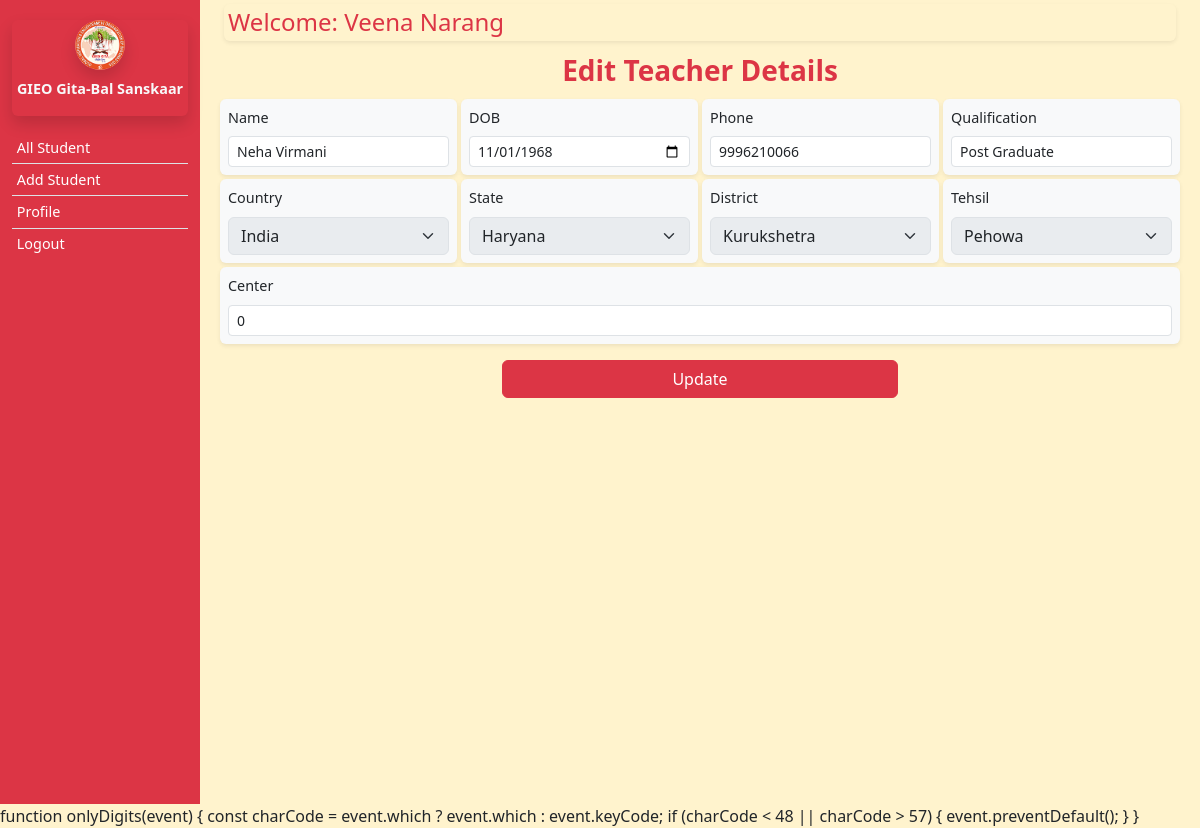
The page /login/edit_teacher.php?id=16 (signed in) on the database its author committed.
### tables this page shows
CREATE TABLE `teachers` (
  `id` int(11) NOT NULL,
  `teacher_type` varchar(50) NOT NULL,
  `name` varchar(100) NOT NULL,
  `dob` date DEFAULT NULL,
  `phone` varchar(20) DEFAULT NULL,
  `pic` varchar(80) DEFAULT NULL,
  `qualification` varchar(80) DEFAULT NULL,
  `country` varchar(50) DEFAULT NULL,
  `state` varchar(50) DEFAULT NULL,
  `district` varchar(50) DEFAULT NULL,
  `tehsil` varchar(50) DEFAULT NULL,
  `address` text DEFAULT NULL,
  `center` bigint(50) DEFAULT NULL,
  `userpassword` varchar(500) DEFAULT NULL,
  `dt` timestamp NULL DEFAULT current_timestamp()
);

### login/edit_teacher.php (the view, shortened to what this page needs)
<?php
include '_header.php';
include '../config/_db.php';
if (isset($_GET['id']))
{
    $teacherId = $_GET['id'];
    $sql = "SELECT * FROM teachers WHERE id = ?";
    $stmt = $conn->prepare($sql);
    $stmt->bind_param("i", $teacherId);
    $stmt->execute();
    $result = $stmt->get_result();
    if ($result->num_rows == 1)
    {
        $teacher = $result->fetch_assoc();
    } else
    {
        $_SESSION['message'] = "Teacher not found";
        header("Location: index.php");
        exit();
    }
} else
{
    $_SESSION['message'] = "Invalid request";
    header("Location: index.php");
    exit();
}
?>
<main class="col-md-9 ms-sm-auto col-lg-10 px-md-4 overflow-y-scroll">
    <div
        class="h4 text-center shadow-sm my-1 p-1 align-items-center rounded-2 text-danger d-flex justify-content-between">
        Welcome: <?php echo mb_convert_case($_SESSION['username'], MB_CASE_TITLE) ?>
    </div>
    <form action="update_teacher.php" method="post">
        <div class="text-center fw-bold my-2 text-danger fs-3">Edit Teacher Details</div>
        <div class="row d-flex gap-1 flex-wrap fs-7 px-2">
            <div class="form-item bg-light shadow-sm rounded p-2 flex-grow-1 flex-shrink-0">
                <label for="name" class="form-label">Name</label>
                <input type="text" class="form-control form-control-sm" id="name" name="name"
                    value="<?php echo $teacher['name']; ?>" required>
            </div>
            <div class="form-item bg-light shadow-sm rounded p-2 flex-grow-1 flex-shrink-0">
                <label for="dob" class="form-label">DOB</label>
                <input type="date" class="form-control form-control-sm" id="dob" name="dob"
                    value="<?php echo $teacher['dob']; ?>" required>
            </div>
            <div class="form-item bg-light shadow-sm rounded p-2 flex-grow-1 flex-shrink-0">
                <label for="phone" class="form-label">Phone</label>
                <input type="text" class="form-control form-control-sm" id="phone" name="phone"
                    value="<?php echo $teacher['phone']; ?>" onkeypress="return onlyDigits(event)" size="10"
                    minlength="10" maxlength="10" required>
            </div>
            <div class="form-item bg-light shadow-sm rounded p-2 flex-grow-1 flex-shrink-0">
                <label for="name" class="form-label">Qualification</label>
                <input type="text" class="form-control form-control-sm" id="qualification" name="qualification"
                    value="<?php echo htmlspecialchars($teacher['qualification'] ?? ''); ?>">
            </div>
            <div class="form-item bg-light shadow-sm rounded p-2 flex-grow-1 flex-shrink-0">
                <label for="countrySelect" class="form-label">Country</label>
                <input disabled id="countrySelect" name="country" class="form-select "
                    value="<?php echo $_SESSION['country']; ?>" />
            </div>
            <div class="form-item bg-light shadow-sm rounded p-2 flex-grow-1 flex-shrink-0">
                <label for="state" class="form-label">State</label>
                <input disabled id="stateSelect" name="state" class="form-select "
                    value="<?php echo $_SESSION['state']; ?>" />
            </div>
            <?php
            if ($_SESSION['userType'] == 'State Head')
            {
                ?>
                <div class=" form-item  bg-light shadow-sm rounded p-2 flex-grow-1 flex-shrink-0">
                    <label for="state" class="form-label">District</label>
                    <select id="districtSelect" name="district" class="form-select " aria-label="Small select example"
                        required="" onchange="loadTehsil (this)" required>
                        <option value="dis">district</option>
                    </select>
                </div>
                <div class=" form-item  bg-light shadow-sm rounded p-2 flex-grow-1 flex-shrink-0">
                    <label for="state" class="form-label">Tehsil</label>
                    <select id="tehsil" name="tehsil" class="form-select " aria-label="Small select example" required=""
                        required>
                    </select>
                </div>
                <?php
            } else
            {
                ?>
                <div class="form-item bg-light shadow-sm rounded p-2 flex-grow-1 flex-shrink-0">
                    <label for="district" class="form-label">District</label>
                    <input disabled id="districtSelect" name="district" class="form-select "
                        value="<?php echo $_SESSION['district']; ?>" />
                </div>
                <div class="form-item bg-light shadow-sm rounded p-2 flex-grow-1 flex-shrink-0">
                    <label for="tehsil" class="form-label">Tehsil</label>
                    <input disabled id="tehsil" name="tehsil" class="form-select "
                        value="<?php echo $_SESSION['tehsil']; ?>" />
                </div>
                <?php
            }
            ?>
            <div class="form-item bg-light shadow-sm rounded p-2 flex-grow-1 flex-shrink-0 position-relative">
                <label for="center" class="form-label">Center</label>
                <input type="text" id="center" name="center" autocomplete="off" class="form-control form-control-sm"
                    value="<?php echo html_entity_decode($teacher['center']); ?>">
            </div>
        </div>
        <div class="text-center my-3"><button type="submit" class="btn btn-danger col-5">Update</button></div>
    </form>
</main>
    function onlyDigits(event) {
        const charCode = event.which ? event.which : event.keyCode;
        if (charCode < 48 || charCode > 57) {
            event.preventDefault();
        }
    }
<?php include '_footer.php'; ?>

### login/_header.php (style rules this page uses)
.form-item { flex: 1 0 230px; }
.fs-7 { font-size: 0.9rem; }

### rows shown on the page
teachers: name "Neha Virmani", dob "11/01/1968", phone "9996210066", qualification "Post Graduate", center "0"

### other values the page prints
mb_convert_case($_SESSION['username'], MB_CASE_TITLE) "Veena Narang"
